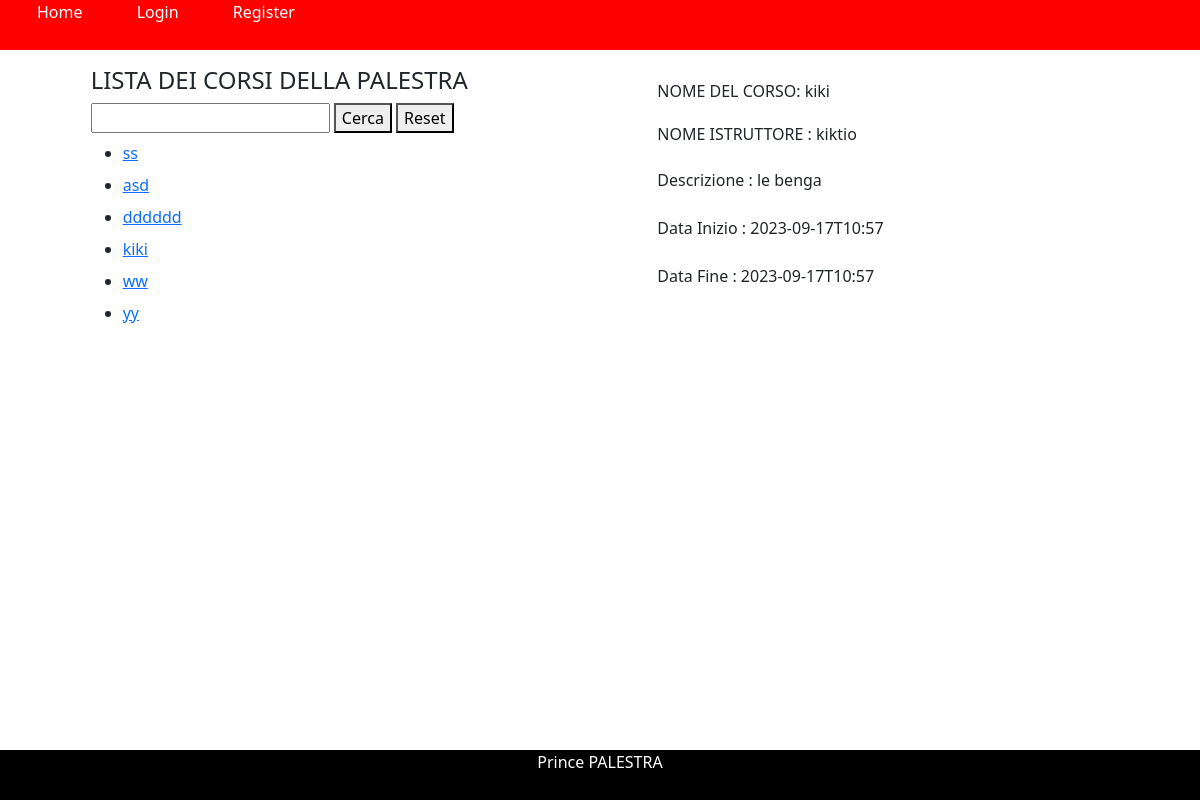
Screenshot of /corsi/4 with the database file from the repository.
### tables this page shows
CREATE TABLE corso ( 
            id INTEGER NOT NULL PRIMARY KEY,
    	    titolo TEXT NOT NULL,
    	    descrizione TEXT NOT NULL,
    	    istruttore TEXT NOT NULL UNIQUE,
    	    startTime DATE NOT NULL ,
    	    endTime DATE NOT NULL
        );

### main.py (the view)
@app.route("/corsi/<int:id>")
def corsoById(id,message=""):
    role = None
    idUser = None
    if current_user.is_authenticated:
        idUser = current_user.id
        role = current_user.ruolo
    listacorsi = corsodao.getCorsi(role)
    res = corsodao.getCorsoById(id, idUser, role)
    if not current_user.is_authenticated:
        return render_template('corsi.html', session=getSession(), listacorsi=listacorsi, corso=res['corso'])
    return render_template('corsi.html', session=getSession(), listacorsi=listacorsi, corso=res['corso'])

### corsodao.py (called while the page is built)
def mapper(d):
    data = {}
    data['id'] = d[0]
    data['titolo'] = d[1]
    data['descrizione'] = d[2]
    data['istruttore'] = d[3]
    data['startTime'] = d[4]
    data['endTime'] = d[5]
    return data

def getCorsi(role):
    res = {}
    try:
        sql = ("""
                SELECT id,titolo,descrizione,istruttore,startTime,endTime
                FROM corso
            """)
        conn = sqlite3.connect('palestra.db')
        cursor = conn.cursor()
        cursor.execute(sql)
        mapped = []
        for data in cursor.fetchall():
            mapped.append(mapper(data))
        res['result'] = True
        res['data'] = mapped
    except Exception as e:
        return []
        print('ERROR', str(e))
    cursor.close()
    conn.close()
    return mapped

def getMediaVoto( idCorso, idUser=None):
    try:
        sql = (""" SELECT AVG(voto) FROM corso_iscritto WHERE voto IS NOT NULL AND id_corso = ? """)
        conn = sqlite3.connect('palestra.db')
        cursor = conn.cursor()
        cursor.execute(sql, (idCorso,))
        media = cursor.fetchone()[0]
        cursor.close()
        conn.close()
        return media
    except Exception as e:
        print('ERROR', str(e))
        cursor.close()
        conn.close()

def getVoti( idCorso):
    try:
        sql = ("""  SELECT u.nome, u.cognome, ci.voto FROM  corso_iscritto ci , user u
                    WHERE ci.id_corso = ? AND u.id = ci.id_user AND ci.voto IS NOT NULL
             """)
        conn = sqlite3.connect('palestra.db')
        cursor = conn.cursor()
        cursor.execute(sql, (idCorso,))
        dati = []
        for data in cursor.fetchall():
            dati.append({'nome': data[0], 'cognome': data[1],'voto': data[2]})
        cursor.close()
        conn.close()
        return dati
    except Exception as e:
        print('ERROR', str(e))
        cursor.close()
        conn.close()
        return []

### main.py (called while the page is built)
def getSession () :
    if current_user.is_authenticated:
        return userdao.getAccountByEmail(current_user.id)
    return None

### templates/corsi.html (shortened to what this page needs)
{% extends "base.html" %}
{%block mainbody %}
<div  class="container-fluid mt-3">
    <div class="row justify-content-evenly">
        <div class="col-xl-5 col-md-6 col-12">
            <div class="container-fluid">
                <h4> LISTA DEI CORSI DELLA PALESTRA</h4>
                <section>
                    <input type="text" id="search"></input>
                    <button type="button" onclick="search(event, {{listacorsi}})">Cerca</button>
                    <button type="button" onclick="resetSearch(event, {{listacorsi}})">Reset</button>
                </section>
                <section id="corsi">
                    <ul id="corsiul">
                        {% for corso in listacorsi %}
                        <li class="my-2">
                            <a href="{{url_for('corsoById', id=corso.id)}}">{{corso.titolo | e}}</a>
                        </li>
                        {% endfor %}
                    </ul>
                </section>
            </div>
        </div>
        <div class="col-xl-5 col-md-6 col-12">
            <div class="container-fluid">
                {% if corso %}
                    <h6 class="mt-3">NOME DEL CORSO: {{corso.titolo | e}}</h6>
                    <h6 class="mt-4">NOME ISTRUTTORE : {{corso.istruttore | e}}</h6>
                    <p class="mt-4">Descrizione : {{corso.descrizione | e}}</p>
                    <p class="mt-4">Data Inizio : {{corso.startTime | e}}</p>
                    <p class="mt-4">Data Fine : {{corso.endTime | e}}</p>
                {% endif %}
            </div>
        </div>
    </div>
</div>
{% endblock %}

### rows the page displays
corso: titolo "ss"
corso: titolo "asd"
corso: titolo "dddddd"
corso: titolo "kiki", istruttore "kiktio", descrizione "le benga", startTime "2023-09-17T10:57", endTime "2023-09-17T10:57"
corso: titolo "ww"
corso: titolo "yy"
